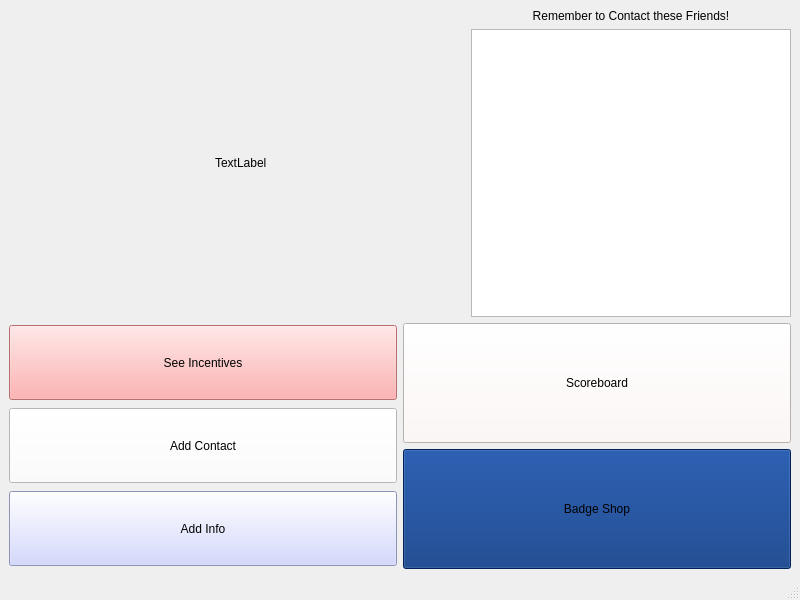
<?xml version="1.0" encoding="UTF-8"?>
<ui version="4.0">
 <class>OrganizerPortal</class>
 <widget class="QMainWindow" name="OrganizerPortal">
  <property name="geometry">
   <rect>
    <x>0</x>
    <y>0</y>
    <width>800</width>
    <height>600</height>
   </rect>
  </property>
  <property name="windowTitle">
   <string>MainWindow</string>
  </property>
  <property name="styleSheet">
   <string notr="true"/>
  </property>
  <widget class="QWidget" name="centralwidget">
   <property name="layoutDirection">
    <enum>Qt::LeftToRight</enum>
   </property>
   <layout class="QGridLayout" name="gridLayout">
    <item row="0" column="0">
     <layout class="QHBoxLayout" name="horizontalLayout_3">
      <item>
       <layout class="QHBoxLayout" name="horizontalLayout">
        <item>
         <layout class="QGridLayout" name="gridLayout_2">
          <item row="0" column="0">
           <widget class="QLabel" name="rankLabel">
            <property name="minimumSize">
             <size>
              <width>200</width>
              <height>0</height>
             </size>
            </property>
            <property name="text">
             <string/>
            </property>
           </widget>
          </item>
         </layout>
        </item>
        <item>
         <widget class="QLabel" name="label">
          <property name="minimumSize">
           <size>
            <width>250</width>
            <height>0</height>
           </size>
          </property>
          <property name="styleSheet">
           <string notr="true">font: 700 20pt &quot;Arial&quot;;</string>
          </property>
          <property name="text">
           <string>TextLabel</string>
          </property>
         </widget>
        </item>
       </layout>
      </item>
      <item>
       <layout class="QVBoxLayout" name="verticalLayout_3">
        <item>
         <widget class="QLabel" name="label_2">
          <property name="minimumSize">
           <size>
            <width>250</width>
            <height>0</height>
           </size>
          </property>
          <property name="maximumSize">
           <size>
            <width>16777215</width>
            <height>16777215</height>
           </size>
          </property>
          <property name="text">
           <string>Remember to Contact these Friends!</string>
          </property>
          <property name="alignment">
           <set>Qt::AlignCenter</set>
          </property>
         </widget>
        </item>
        <item>
         <widget class="QTextEdit" name="textEdit">
          <property name="minimumSize">
           <size>
            <width>250</width>
            <height>0</height>
           </size>
          </property>
          <property name="maximumSize">
           <size>
            <width>16777215</width>
            <height>16777215</height>
           </size>
          </property>
         </widget>
        </item>
       </layout>
      </item>
     </layout>
    </item>
    <item row="1" column="0">
     <layout class="QHBoxLayout" name="horizontalLayout_2">
      <item>
       <layout class="QVBoxLayout" name="verticalLayout">
        <item>
         <widget class="QPushButton" name="seeIncent">
          <property name="minimumSize">
           <size>
            <width>0</width>
            <height>75</height>
           </size>
          </property>
          <property name="styleSheet">
           <string notr="true">background-color: rgb(255, 155, 155)</string>
          </property>
          <property name="text">
           <string>See Incentives</string>
          </property>
         </widget>
        </item>
        <item>
         <widget class="QPushButton" name="ContactManager">
          <property name="minimumSize">
           <size>
            <width>0</width>
            <height>75</height>
           </size>
          </property>
          <property name="styleSheet">
           <string notr="true">background-color: rgb(255, 255, 255)</string>
          </property>
          <property name="text">
           <string>Add Contact</string>
          </property>
         </widget>
        </item>
        <item>
         <widget class="QPushButton" name="addinfo">
          <property name="minimumSize">
           <size>
            <width>0</width>
            <height>75</height>
           </size>
          </property>
          <property name="styleSheet">
           <string notr="true">background-color: rgb(199, 205, 255)</string>
          </property>
          <property name="text">
           <string>Add Info</string>
          </property>
         </widget>
        </item>
       </layout>
      </item>
      <item>
       <layout class="QVBoxLayout" name="verticalLayout_2">
        <item>
         <widget class="QPushButton" name="Scoreboard">
          <property name="minimumSize">
           <size>
            <width>0</width>
            <height>120</height>
           </size>
          </property>
          <property name="styleSheet">
           <string notr="true">background-color: rgb(255, 247, 244)</string>
          </property>
          <property name="text">
           <string>Scoreboard</string>
          </property>
         </widget>
        </item>
        <item>
         <widget class="QPushButton" name="pushButton">
          <property name="minimumSize">
           <size>
            <width>0</width>
            <height>120</height>
           </size>
          </property>
          <property name="styleSheet">
           <string notr="true">background-color: rgb(0, 47, 123);
color: &quot;white&quot;;</string>
          </property>
          <property name="text">
           <string>Badge Shop</string>
          </property>
         </widget>
        </item>
       </layout>
      </item>
     </layout>
    </item>
   </layout>
  </widget>
  <widget class="QMenuBar" name="menubar">
   <property name="geometry">
    <rect>
     <x>0</x>
     <y>0</y>
     <width>800</width>
     <height>22</height>
    </rect>
   </property>
  </widget>
  <widget class="QStatusBar" name="statusbar"/>
 </widget>
 <resources/>
 <connections/>
</ui>
